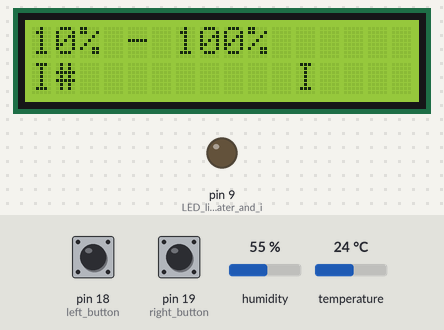
A sketch run on a simulated Arduino Mega 2560, built with avr-gcc and run on an emulated ATmega2560. Parts: 16×2 character LCD, output pins drawn as LEDs (lit = HIGH). The test bench sets the inputs (shaded band); at power-on: pin 19 (right_button) HIGH, temperature 24 °C, pin 18 (left_button) HIGH, humidity 55 %. Random numbers use the default seed unless the sketch sets one.

Above: at 1.2 s.
1.3 s: pin 19 (right_button) pulled LOW for 3 s
At 10.9 s:
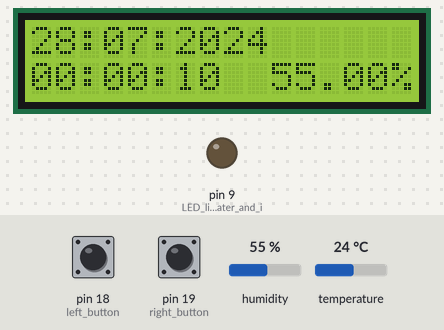
16.4 s: pin 19 (right_button) pulled LOW for 3 s
At 21.0 s:
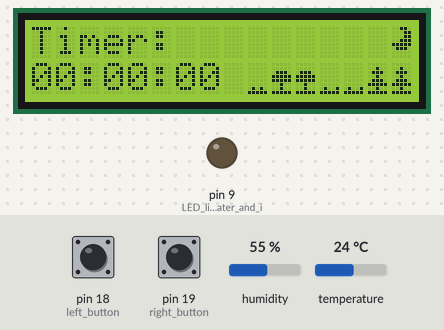
31.9 s: pin 19 (right_button) pulled LOW for 3 s
At 41.9 s:
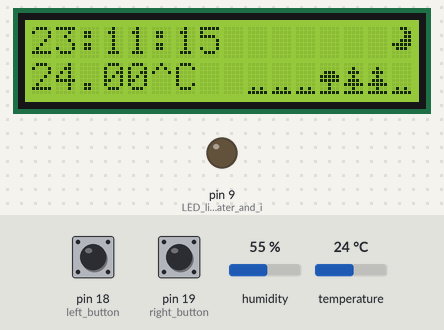
47.0 s: temperature set to 12 °C
At 51.0 s:
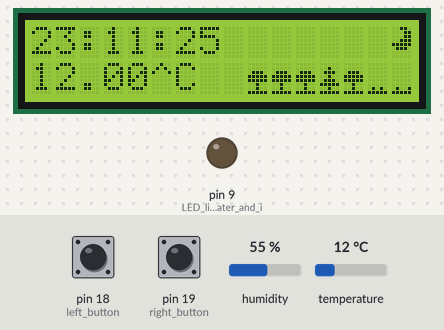
62.1 s: temperature set to 19 °C
At 71.5 s:
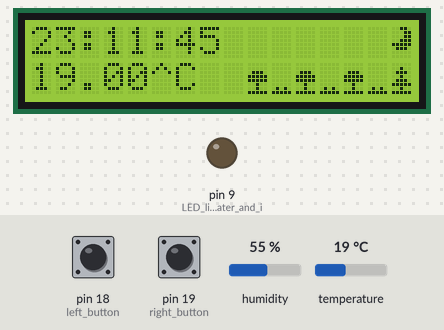
Timing chart, 0 to 73.0 s (numbered marks = the images above; inputs shaded):
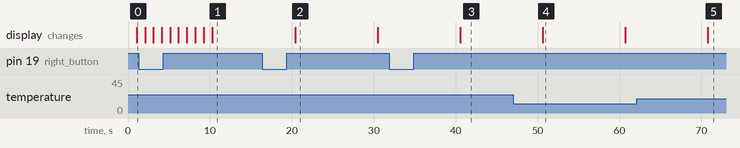

Measured:
- what the display in image 2 shows lasts 10.1 s, from 20.4 s to 30.5 s

The sketch:

Clock_Code_with_Animation.ino
```cpp
/*
Warning: This programm gets uploaded and verified automatically over an .c File
It uses Arduino-cli and an Arduino Mega for this to even Work. Also the diffrent components such as
an LCD Screen and an DHT11 are to be bought individually or replaced if needed as long as it works similarly
Pin 9 is set with an LED for Waterbreaks.
Note that the Potenziometer for the LCD Screen contrast should be around 10k Ohms
The diffrent Libraries shall be installed through the arduino IDE library manager
*/

#include <LiquidCrystal.h>
#include <TimeLib.h>
#include <DHT.h>
#define DHTPIN 7
#define DHTTYPE DHT11

DHT dht(DHTPIN, DHTTYPE);
LiquidCrystal lcd(12, 11, 5, 4, 3, 2); // RS, E, D4, D5, D6, D7


const int left_button = 18;
const int right_button = 19;

volatile int current_display_mode = 0;
long long timer_time = 0;
unsigned long interrupt_last_pressed = 0;


int lcdnewer;
int bootingseq;

int days;
int years;
int months;

unsigned long hours;
unsigned long minutes;
unsigned long seconds;

unsigned long currentTime = 1722201035;

unsigned long startUnixStamp = 0;


void image1() {
  //animation stuff

  //creating sun and moon
  byte image16[8] = {B01110, B11111, B11111, B11101, B01110, B00000, B00000, B00000};
  byte image15[8] = {B00110, B00011, B00011, B00111, B11111, B01110, B00000, B00000};

  lcd.createChar(4, image16); //sun
  lcd.createChar(5, image15); //moon

  if(hours < 19 && hours > 8){ //put here to make the sun
    lcd.setCursor(15, 0);
    lcd.write(byte(4));

  } else{ //put here that makes the moon
    lcd.setCursor(15, 0);
    lcd.write(byte(5));
  }

  //create forest variations
  byte image32[8] = {B00000, B00100, B01110, B00100, B01110, B11111, B00100, B11111}; //spruce
  byte image31[8] = {B00000, B00000, B01110, B11111, B11111, B00100, B00100, B11111}; //oak
  byte image30[8] = {B00000, B00000, B00000, B00000, B00000, B00000, B01001, B11111}; //grass1
  byte image29[8] = {B00000, B00000, B00000, B00000, B00000, B00000, B01010, B11111}; //grass2

  lcd.createChar(0, image32); //spruce
  lcd.createChar(1, image31); //oak
  lcd.createChar(2, image30); //grass1
  lcd.createChar(3, image29); //grass2

  //treevar combinations 9-15 can be used
  lcd.setCursor(9, 1);
  lcd.write(byte(random(0, 4)));
  lcd.setCursor(10, 1);
  lcd.write(byte(random(0, 4)));
  lcd.setCursor(11, 1);
  lcd.write(byte(random(0, 4)));
  lcd.setCursor(12, 1);
  lcd.write(byte(random(0, 4)));
  lcd.setCursor(13, 1);
  lcd.write(byte(random(0, 4)));
  lcd.setCursor(14, 1);
  lcd.write(byte(random(0, 4)));
  lcd.setCursor(15, 1);
  lcd.write(byte(random(0, 4)));
}


void change_display_mode(){
  if((currentTime - interrupt_last_pressed) > 3){ //debounce the signal
    current_display_mode = (current_display_mode + 1) % 3;
    interrupt_last_pressed = currentTime;
  }
}

void add_five(){
  if((currentTime - interrupt_last_pressed) > 3){ //debounce the signal
    timer_time = timer_time + 300;
    interrupt_last_pressed = currentTime;
  }
}


void setup() {
  pinMode(9, OUTPUT); // LED light for water and if timer is over

  attachInterrupt(digitalPinToInterrupt(left_button), add_five, FALLING);
  attachInterrupt(digitalPinToInterrupt(right_button), change_display_mode, FALLING);

  lcd.begin(16, 2);

  // Set up the serial communication for debugging
  Serial.begin(9600);
  dht.begin();

  lcdnewer = 0;
  bootingseq = 0;

  // timezone and summertime /winter
  currentTime = currentTime + 3600;
  currentTime = currentTime + 3600;

  startUnixStamp = currentTime;
}

void loop() {
  // Calculate the current Unix timestamp
  //randomSeed(currentTime);


  seconds = second(currentTime);
  minutes = minute(currentTime);
  hours = hour(currentTime);

  days = day(currentTime);
  months = month(currentTime);
  years = year(currentTime);

  //add watersignal here for every 30 mins
  if((minutes == 0) && seconds == 0){ digitalWrite(9, HIGH); }
  if((minutes == 0) && seconds == 1){ digitalWrite(9, LOW); }
  if((minutes == 0) && seconds == 2){ digitalWrite(9, HIGH); }
  if((minutes == 0) && seconds == 3){ digitalWrite(9, LOW); }


  if(current_display_mode == 0){
    //prints the time
    if(lcdnewer == 10){
      lcd.clear();

      if(hours < 10){
        lcd.print("0");
      }
      lcd.print(hours);
      lcd.print(":");

      if(minutes < 10){
        lcd.print("0");
      }
      lcd.print(minutes);
      lcd.print(":");

      if(seconds >= 10){
        lcd.print(seconds);

      }else{
        lcd.print("0");
        lcd.print(seconds);
      }

      //temperature and humidity
      lcd.setCursor(0, 1);
      float temperature = dht.readTemperature();

      lcd.print(temperature);
      lcd.print("^C ");
      //displaying
      image1();
      lcdnewer = 0;
    }
  }

  if(current_display_mode == 1){
    //prints humidity what day/month/year and uptime of arduino
    float humidity = dht.readHumidity();

    if(lcdnewer == 10){
      lcd.clear();

      if(days < 10){ lcd.print("0"); }
      lcd.print(days);
      lcd.print(":");
      if(months < 10){ lcd.print("0"); }
      lcd.print(months);
      lcd.print(":");
      lcd.print(years);

      lcd.setCursor(0, 1);


      if(hour(currentTime - startUnixStamp) < 10){ lcd.print("0"); }
      lcd.print(hour(currentTime - startUnixStamp));
      lcd.print(":");
      if(minute(currentTime - startUnixStamp) < 10){ lcd.print("0"); }
      lcd.print(minute(currentTime - startUnixStamp));
      lcd.print(":");
      if(second(currentTime - startUnixStamp) < 10){ lcd.print("0"); }
      lcd.print(second(currentTime - startUnixStamp));

      lcd.print("  ");

      lcd.print(humidity);
      lcd.print("%");


      if(hours < 19 && hours > 8){ //put here to make the sun
        lcd.setCursor(15, 0);
        lcd.write(byte(4));

      } else{ //put here that makes the moon
        lcd.setCursor(15, 0);
        lcd.write(byte(5));
      }


      lcdnewer = 0;
    }
  }


  if(current_display_mode == 2){
    if(minute(timer_time) < 1 && second(timer_time) < 10 && second(timer_time) > 0 ){
      if (second(timer_time) % 2 == 0) { digitalWrite(9, LOW); }
      else{ digitalWrite(9, HIGH); }
    }
    if(minute(timer_time) == 0 && second(timer_time) == 0){ digitalWrite(9, LOW); }

    if(lcdnewer == 10){
      lcd.clear();

      lcd.print("Timer: ");
      lcd.setCursor(0, 1);


      if(hour(timer_time) < 10){ lcd.print("0"); }
      lcd.print(hour(timer_time));
      lcd.print(":");
      if(minute(timer_time) < 10){ lcd.print("0"); }
      lcd.print(minute(timer_time));
      lcd.print(":");
      if(second(timer_time) < 10){ lcd.print("0"); }
      lcd.print(second(timer_time));

      image1();

      lcdnewer = 0;
    }
  }


  if(lcdnewer != 10){
    delay(1000);
    currentTime = currentTime + 1; // Increment the time by 1 second
    lcdnewer++;

    if(timer_time <= 0){
      timer_time = 0;
    }else{
      timer_time--;
    }

  }
//make the booting animation
  if(bootingseq == 0){ //only gets done once
    lcd.clear();
    lcd.setCursor(0, 0);
    lcd.print(lcdnewer*10);
    lcd.print("% - 100%");
    lcd.setCursor(0, 1);
    lcd.print("I");

    for(int i = 0;i<lcdnewer;i++){
      lcd.print("#");
    }

    lcd.setCursor(11, 1);
    lcd.print("I");

    if(lcdnewer==9){
      bootingseq = 1;
    }
  }
} //end of void loop
```
